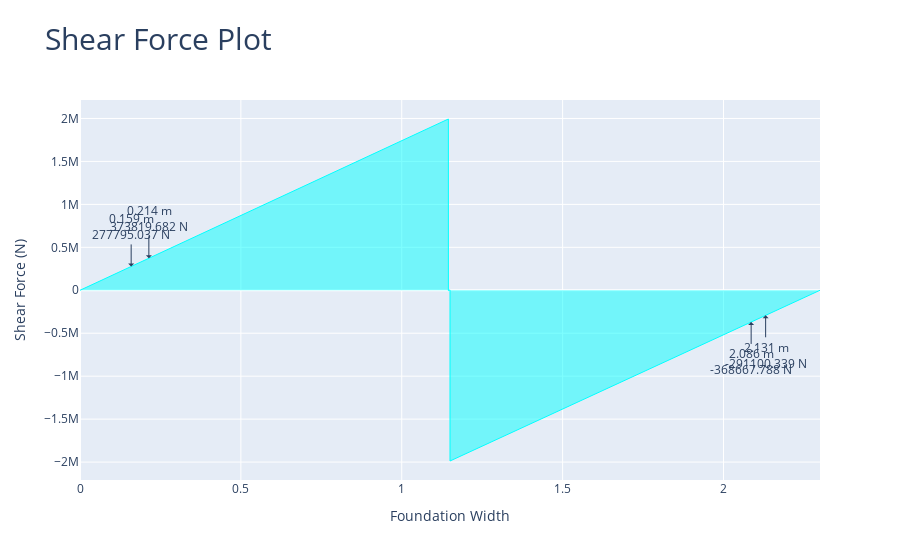

Notebook code cell kept with this figure:
### Markdown cell above
#### Show the shear force diagram in Y direction showing the design shear forces

### Code cell
comb_footing_design.plot_shear_force_Y()

### Figure 1 — Plotly figure (JSON) as saved in the notebook; plotly's stock layout.template omitted (floating-point values rounded to 4 significant figures; data arrays with more than 128 entries replaced by an {"elided": "..."} marker saying what was removed)
{"data": [{"fill": "tozeroy", "hovertemplate": "x: %{x:.3f} %{meta[0]}<br>f(x): %{y:.3f} %{meta[1]}", "line": {"color": "aqua", "width": 1}, "meta": ["m", "N"], "mode": "lines", "name": "Shear Force", "type": "scatter", "x": {"elided": "206 float values"}, "y": {"elided": "206 float values"}}], "layout": {"annotations": [{"arrowhead": 1, "ax": 0, "ay": -40, "showarrow": true, "text": "0.214 m<br>373819.682 N", "x": 0.214, "xref": "x", "y": 373800.0, "yref": "y"}, {"arrowhead": 1, "ax": 0, "ay": 40, "showarrow": true, "text": "2.086 m<br>-368667.788 N", "x": 2.086, "xref": "x", "y": -368700.0, "yref": "y"}, {"arrowhead": 1, "ax": 0, "ay": -40, "showarrow": true, "text": "0.159 m<br>277795.037 N", "x": 0.159, "xref": "x", "y": 277800.0, "yref": "y"}, {"arrowhead": 1, "ax": 0, "ay": 40, "showarrow": true, "text": "2.131 m<br>-291100.339 N", "x": 2.131, "xref": "x", "y": -291100.0, "yref": "y"}], "title": {"font": {"size": 30}, "text": "Shear Force Plot"}, "xaxis": {"title": {"text": "Foundation Width"}}, "yaxis": {"title": {"text": "Shear Force (N)"}}}}
